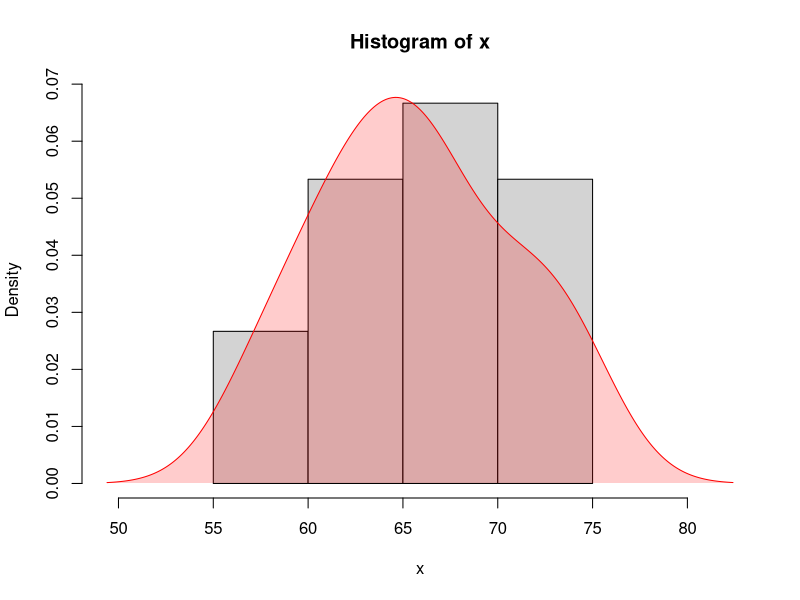

Here is the R script that generated this plot:
# データの定義
x <- c(65.4, 73.6, 61.9, 57.5, 70.8, 63.4, 61.2, 58.3, 71.1, 67.8, 65.4, 65.7, 74.3, 62.1, 66.9)

# 確率密度関数の予測値の計算
d <- density(x)
rx<-range(d$x) #ｘの範囲
ry<-range(d$y)
hist(x,probability=T,xlim=rx,ylim=ry)
lines(d,col="red")
# 確率密度関数の予測値を半透明色で塗りつぶし
polygon(d, col = rgb(1, 0, 0, 0.2), border = NA)
